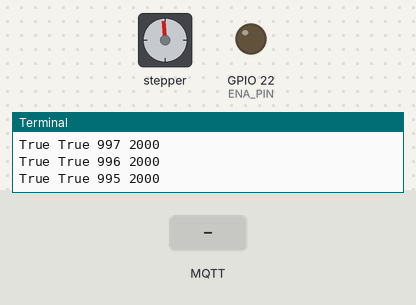
Bench run of a program on a simulated Raspberry Pi (BCM pin numbers). Parts: stepper motor, output pins drawn as LEDs (lit = HIGH), the last lines printed to the terminal. The test bench sets the inputs (shaded band). No MQTT or app messages arrive unless stated; the stepper is drawn at 200 steps a turn; pins used as bus, display or sensor lines are not drawn.

Above: at 1.3 s.
1.4 s: MQTT message "root/stepper/ena" arrives on the first subscribed topic
4.4 s: MQTT message "root/stepper/dir" arrives on the first subscribed topic
At 5.35 s:
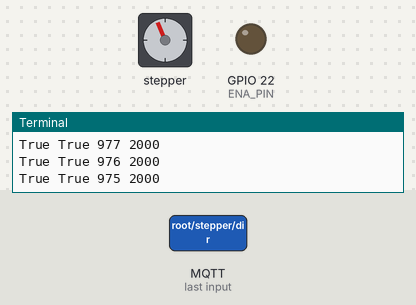
7.4 s: MQTT message "1" arrives on the first subscribed topic
At 9.76 s:
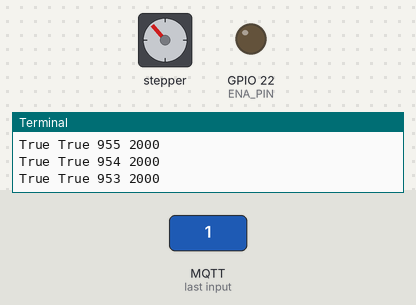
Timing chart, 0 to 20.2 s (numbered marks = the images above; inputs shaded):
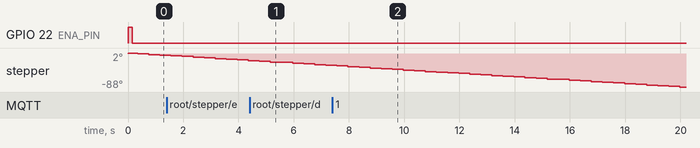

The program:

stepper_tester_driver_plus_mqtt.py
```python
import time
import RPi.GPIO as gpio


# Initialization

## Pin setup/attach
PULSE_PIN = 17
DIR_PIN = 27
ENA_PIN = 22
gpio.setmode(gpio.BCM)
gpio.setup(PULSE_PIN, gpio.OUT)
gpio.setup(DIR_PIN, gpio.OUT)
gpio.setup(ENA_PIN, gpio.OUT)

## Initial value
global ena_now
global dir_now
global pulse_period
global pulse_count_set
ena_now = False
ena_bfr = False
dir_now = False
dir_bfr = False
pulse_period = 2000
pulse_count_set = 1000
pulse_now = False
gpio.output(ENA_PIN, gpio.HIGH)
gpio.output(DIR_PIN, gpio.HIGH)
gpio.output(PULSE_PIN, not pulse_now)

# MQTT client
import paho.mqtt.client as mqtt

BROKER = "localhost"
MQ_PORT = 1883

def on_connect(client, userdata, flags, rc):
    print("Connected with result code "+str(rc))
    client.subscribe("#")

def on_message(client, userdata, msg):
    global ena_now
    global dir_now
    global pulse_period
    global pulse_count_set
    print(msg.topic+" :"+str(msg.payload))
    if (msg.topic == "root/stepper/ena"):
        ena_now = int(msg.payload)
        print("ena ", ena_now)
    if (msg.topic == "root/stepper/dir"):
        dir_now = int(msg.payload)
        print("dir ", dir_now)
    if (msg.topic == "root/stepper/pulse_period"):
        pulse_period = int(msg.payload)
        print("period ", pulse_period)
    if (msg.topic == "root/stepper/pulse_count_set"):
        pulse_count_set = int(msg.payload)
        print("count ", pulse_count_set)

client = mqtt.Client()
client.on_connect = on_connect
client.on_message = on_message
client.connect(BROKER, MQ_PORT, 60)
#client.user_data_set(ena_now, dir_now, pulse_period, pulse_count_set)
client.loop_start()


# Loop
while True:

## Update ena, dir, pulse_period

    ena_now = True
    dir_now = True
    pulse_period = 2000
    pulse_count_set = 1000
    pulse_count_left = pulse_count_set
    print("ena true, dir true, pulse 2000us", ena_now, dir_now, pulse_period)

    while (pulse_count_left > 0):
        print(ena_now, dir_now, pulse_count_left, pulse_period)
## Required delay for ena & dir transition
        if (ena_now != ena_bfr):
            time.sleep(10/10E5)
            gpio.output(ENA_PIN, not ena_now)
        if (dir_now != dir_bfr):
            time.sleep(10/10E5)
            gpio.output(DIR_PIN, not dir_now)

        gpio.output(ENA_PIN, not ena_now)
        gpio.output(DIR_PIN, not dir_now)

## Set pulse
        if (ena_now == True):
            pulse_now = not pulse_now
            gpio.output(PULSE_PIN, not pulse_now)
            time.sleep(pulse_period/10E3)
## Pulse when disabled
        else:
            pulse_now = False
            gpio.output(PULSE_PIN, not pulse_now)

        pulse_count_left = pulse_count_left - 1

## Assign value for next loop
        ena_bfr = ena_now
        dir_bfr = dir_now
```
